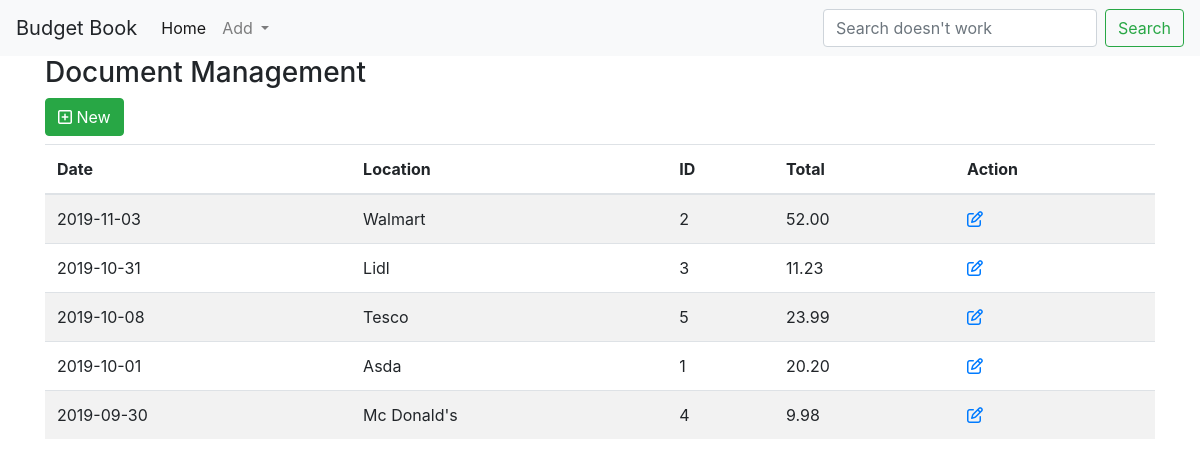
The page / on the database its author committed.
### doc_entry/models.py (models this page shows, shortened)
class Document(models.Model):
    date_of_purchase = models.DateField(blank=True, null=True)
    location = models.ForeignKey(Location, on_delete=models.CASCADE)
    total = models.DecimalField(
        decimal_places=2, max_digits=7, blank=True, null=True)

class Location(models.Model):
    name = models.CharField(max_length=120, unique=True)
    def __str__(self):
        return self.name

### doc_entry/views.py (the view)
# urls.py: path('', views.DocumentListView.as_view(), name='home'),
class DocumentListView(ListView):
    model = Document
    template_name = 'doc_entry/home.html'
    context_object_name = 'documents'
    queryset = Document.objects.all().order_by('-date_of_purchase')  # [:5]

### doc_entry/templates/doc_entry/home.html
{% extends 'base.html' %}
{% block content %}
<h3>Document Management</h3>
<a class="btn btn-success mb-2" href="{% url 'document_create' %}"><i class="far fa-plus-square"></i> New</a>
<table class="table table-striped">
  <thead>
    <tr>
      <th scope="col">Date</th>
      <th scope="col">Location</th>
      <th scope="col">ID</th>
      <th scope="col">Total</th>
      <th scope="col">Action</th>
    </tr>
  </thead>
  <tbody>
    {% for document in documents %}
      <tr>
        <td>{{ document.date_of_purchase|date:'Y-m-d' }}</td>
        <td>{{ document.location }}</td>
        <td>{{ document.id}}</td>
        <td>{{ document.total }}</td>
        <td><a href="{% url 'index' document.id %}"><i class="far fa-edit"></i></a></td>
    </tr>
    {% endfor %}
  </tbody>
</table>
{% endblock content %}

### doc_entry/templates/base.html (shortened to what this page needs)
{% load static %}
<!doctype html>
<html lang="en">
<head>
  <link rel="stylesheet" href="https://stackpath.bootstrapcdn.com/bootstrap/4.3.1/css/bootstrap.min.css"
>
  <link rel="stylesheet" href="{% static 'css/my_style.css' %}">
</head>
<body>
  {% include 'partials/_navbar.html' %}
  <div class="container">
    {% block content %}
    {% endblock content %}
  </div>
</body>
</html>

### doc_entry/templates/partials/_navbar.html (shortened to what this page needs)
<nav class="navbar navbar-expand-lg navbar-light bg-light">
  <a class="navbar-brand">Budget Book</a>
  <div class="collapse navbar-collapse" id="navbarSupportedContent">
    <ul class="navbar-nav mr-auto">
      <li class="nav-item active">
        <a class="nav-link" href="{% url 'home' %}">Home <span class="sr-only">(current)</span></a>
      </li>
      <li class="nav-item dropdown">
        <a class="nav-link dropdown-toggle" href="#" id="navbarDropdown" role="button" data-toggle="dropdown"
          aria-haspopup="true" aria-expanded="false">
          Add
        </a>
      </li>
    </ul>
    <form class="form-inline my-2 my-lg-0">
      <input class="form-control mr-sm-2" type="search" placeholder="Search doesn't work" aria-label="Search">
      <button class="btn btn-outline-success my-2 my-sm-0" type="submit">Search</button>
    </form>
  </div>
</nav>

### rows shown on the page
Document: date_of_purchase "2019-11-03", location "Walmart", id "2", total "52.00"
Document: date_of_purchase "2019-10-31", location "Lidl", id "3", total "11.23"
Document: date_of_purchase "2019-10-08", location "Tesco", id "5", total "23.99"
Document: date_of_purchase "2019-10-01", location "Asda", id "1", total "20.20"
Document: date_of_purchase "2019-09-30", location "Mc Donald's", id "4", total "9.98"
